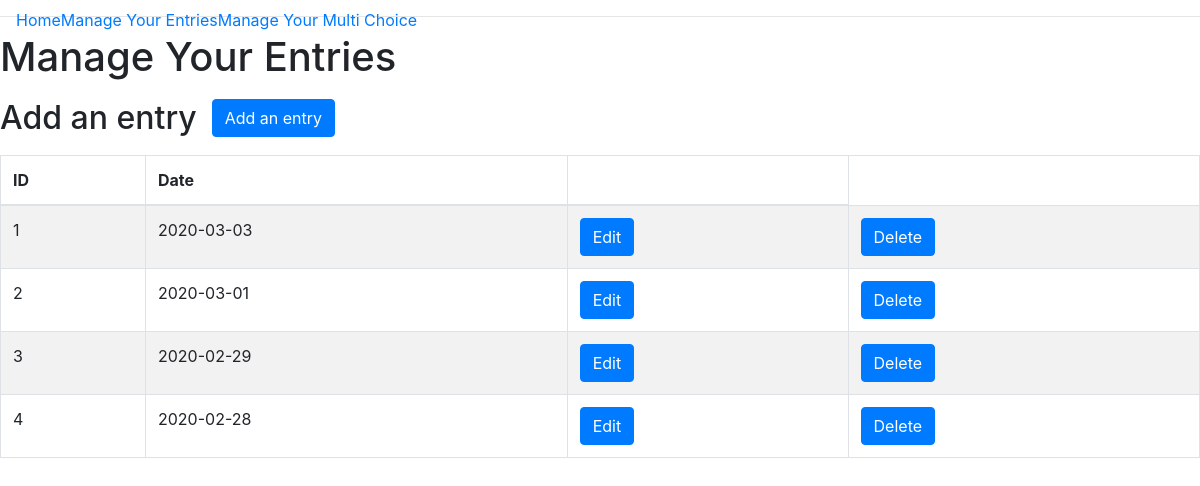
The page /manage on the database as committed earlier.
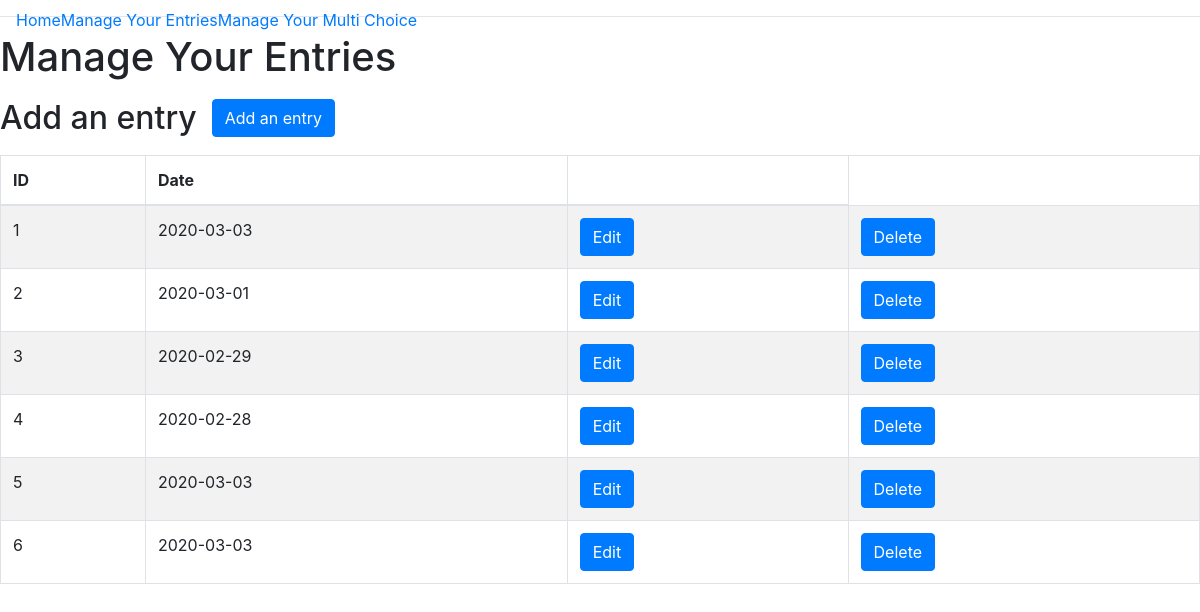
The same page on the database as committed later.
### app/models.py (models this page shows, shortened)
class JournalEntry(db.Model):
    id = db.Column(db.Integer, primary_key=True)
    date = db.Column(db.Date, default=datetime.datetime.now(), unique=True, index=True)
    steps = db.Column(db.Integer)
    description = db.Column(db.Text())
    yoga = db.Column(db.Boolean, default=False)
    running = db.Column(db.Boolean, default=False)
    user_id = db.Column(db.Integer, db.ForeignKey('user.id'))

### app/routes.py (the view)
@app.route('/manage')
def manage_entries():
    entries = JournalEntry.query.all()
    return render_template('manage.html', title="Manage Your Entries", entries=entries)

### app/templates/manage.html (shortened to what this page needs)
{% extends "base.html" %} {% block content %}
<div class='container-fluid'>
    <div class="row">
        <h1>{{title}}</h1>
    </div>
    <div class="row">
        <h2>Add an entry</h2>
        <div class="col-sm-3 add-form">
            <button type="button" class="btn btn-primary" data-toggle="modal" data-target="#myAddModal">Add an entry
            </button>
        </div>
    </div>
    <div class="row">
        <table class="table table-striped table-bordered">
            <thead>
                <th>ID</th>
                <th>Date</th>
                <th></th>
            </thead>
            <tbody>
                {% for entry in entries%}
                <tr>
                    <td>{{entry.id}}</td>
                    <td>{{entry.date}}</td>
                    <td>
                        <button type="button" class="btn btn-primary" data-toggle="modal" data-target="#myEditModal{{entry.id}}">Edit
                                </button>
                    </td>
                    <td>
                        <button type="button" class="btn btn-primary" data-toggle="modal" data-target="#myDeleteModal{{entry.id}}">Delete
                                            </button>
                    </td>
                </tr>
                {% endfor %}
            </tbody>
        </table>
    </div>
</div>
{% endblock %}

Rows that differ between the two databases and show on the page:
added JournalEntry: id "5", date "2020-03-03"
added JournalEntry: id "6", date "2020-03-03"
